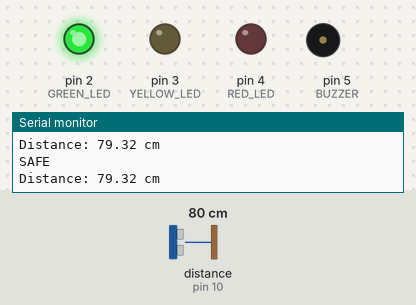
A sketch run on a simulated Arduino Uno, built with avr-gcc and run on an emulated ATmega328P. Parts: output pins drawn as LEDs (lit = HIGH), buzzer (waves = sounding, pin HIGH), the last lines printed to the serial monitor. Wiring (inferred from the names in the program): ultrasonic range finder: trigger pin 9; echo pin 10. Dashed ring = blinking. The test bench sets the inputs (shaded band); at power-on: distance to the obstacle (sensor on pin 10) 80 cm. The echo pulse lasts 58.3 µs per cm; pins used as bus, display or sensor lines are not drawn.

Above: at 1.2 s.
1.3 s: distance to the obstacle (sensor on pin 10) set to 56 cm
4.3 s: distance to the obstacle (sensor on pin 10) set to 45 cm
At 4.7 s:
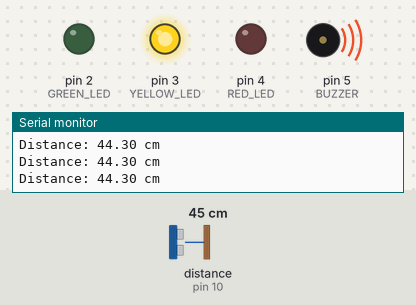
7.3 s: distance to the obstacle (sensor on pin 10) set to 22 cm
10.3 s: distance to the obstacle (sensor on pin 10) set to 19 cm
At 10.43 s:
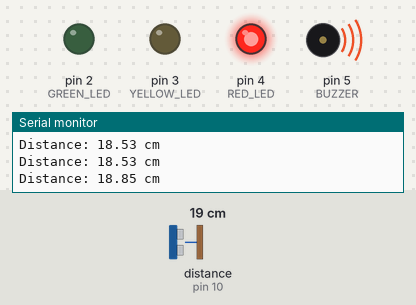
13.3 s: distance to the obstacle (sensor on pin 10) set to 12 cm
16.3 s: distance to the obstacle (sensor on pin 10) set to 9 cm
At 16.61 s:
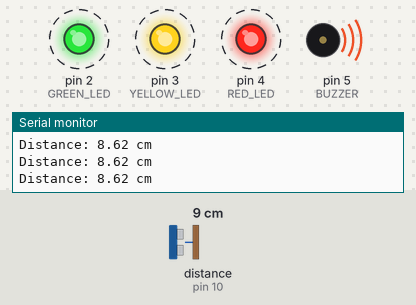
Timing chart, 0 to 20.3 s (numbered marks = the images above; inputs shaded):
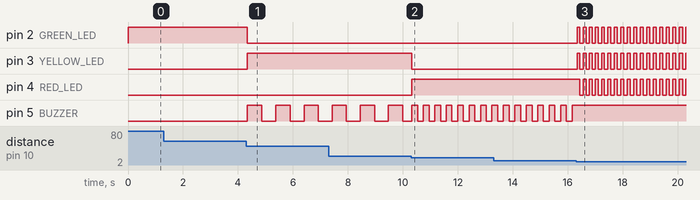

Measured:
- the behaviour switches between 51 and 50 cm on distance to the obstacle (sensor on pin 10) (found by bisection; images 0 and 1)
- the behaviour switches between 21 and 20 cm on distance to the obstacle (sensor on pin 10) (found by bisection; images 1 and 2)
- the behaviour switches between 11 and 10 cm on distance to the obstacle (sensor on pin 10) (found by bisection; images 2 and 3)
- after the input at 4.3 s, pin 2 (GREEN_LED): HIGH → LOW at once; pin 3 (YELLOW_LED): LOW → HIGH at once; pin 5 (BUZZER): alternates HIGH for 0.52 s and LOW for 0.52 s, starting at once
- after the input at 10.3 s, pin 3 (YELLOW_LED): HIGH → LOW at once; pin 4 (RED_LED): LOW → HIGH at once; pin 5 (BUZZER): alternates HIGH for 0.21 s and LOW for 0.21 s, starting at once
- after the input at 16.3 s, pin 2 (GREEN_LED), pin 3 (YELLOW_LED): alternates HIGH for 0.12 s and LOW for 0.12 s, starting at once; pin 4 (RED_LED): alternates HIGH for 0.12 s and LOW for 0.12 s, starting after 0.14 s; pin 5 (BUZZER): stops changing and stays HIGH

The sketch:

parking_sensor.ino
```cpp
#define TRIG_PIN 9
#define ECHO_PIN 10

#define GREEN_LED 2
#define YELLOW_LED 3
#define RED_LED 4
#define BUZZER 5

unsigned long previousMillis = 0;
bool buzzerState = false;
bool flashState = false;

void setup() {
  Serial.begin(9600);

  pinMode(TRIG_PIN, OUTPUT);
  pinMode(ECHO_PIN, INPUT);

  pinMode(GREEN_LED, OUTPUT);
  pinMode(YELLOW_LED, OUTPUT);
  pinMode(RED_LED, OUTPUT);
  pinMode(BUZZER, OUTPUT);
}

void loop() {
  long duration;
  float distance;

  // Measure distance
  digitalWrite(TRIG_PIN, LOW);
  delayMicroseconds(2);

  digitalWrite(TRIG_PIN, HIGH);
  delayMicroseconds(10);
  digitalWrite(TRIG_PIN, LOW);

  duration = pulseIn(ECHO_PIN, HIGH);
  distance = (duration * 0.034) / 2;

  Serial.print("Distance: ");
  Serial.print(distance);
  Serial.println(" cm");

  unsigned long currentMillis = millis();

  // > 50 cm
  if (distance > 50) {
    Serial.println("SAFE");

    digitalWrite(GREEN_LED, HIGH);
    digitalWrite(YELLOW_LED, LOW);
    digitalWrite(RED_LED, LOW);
    digitalWrite(BUZZER, LOW);
  }

  // 20 - 50 cm
  else if (distance > 20) {
    digitalWrite(GREEN_LED, LOW);
    digitalWrite(YELLOW_LED, HIGH);
    digitalWrite(RED_LED, LOW);

    if (currentMillis - previousMillis >= 500) {
      previousMillis = currentMillis;
      buzzerState = !buzzerState;
      digitalWrite(BUZZER, buzzerState);
    }
  }

  // 10 - 20 cm
  else if (distance > 10) {
    digitalWrite(GREEN_LED, LOW);
    digitalWrite(YELLOW_LED, LOW);
    digitalWrite(RED_LED, HIGH);

    if (currentMillis - previousMillis >= 200) {
      previousMillis = currentMillis;
      buzzerState = !buzzerState;
      digitalWrite(BUZZER, buzzerState);
    }
  }

  // < 10 cm
  else {
    if (currentMillis - previousMillis >= 100) {
      previousMillis = currentMillis;
      flashState = !flashState;

      digitalWrite(GREEN_LED, flashState);
      digitalWrite(YELLOW_LED, flashState);
      digitalWrite(RED_LED, flashState);
    }

    digitalWrite(BUZZER, HIGH);
  }
}
```
